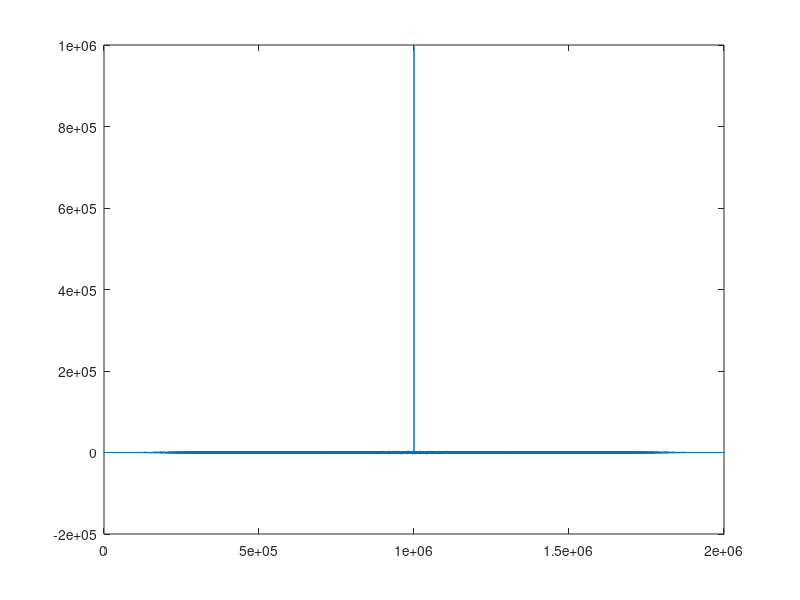

Here is the MATLAB script that generated this plot: (Note: this script raises an error after producing the figure.)
% Energy Signal
Fs=10;            % Sampling Frequency
Ts=1/Fs;          % Sampling Time
t = [0:Ts:2*pi];  % Times at which to sample the sine function
Wo= 1;            % 1 rad
sigE = sin(Wo*t); % Original signal, a sine wave
Energy = Ts*sum(sigE.^2); % Otra forma (sigE*sigE')*Ts;
Rxx= Ts*xcorr(sigE,sigE); % Autocorrelation of Energy Signal
% Ts*conv(sigE,fliplr(sigE))
plot(Rxx)
%% Power Signal
sigP= randn(1,1e6);
Power = (sigP*sigP')/numel(sigP);
Rxx = xcorr(sigP,sigP);
plot(Rxx)
histogram(sigP,'Normalization','pdf');

%%
%ejemplo como pa tarea jijij

%Grafique el espectro de un pulso cuadrado
Fs = 100;
Ts = 1/Fs;
t = 0:Ts:1;
x = zeros(1,length(t));
x( (t>=0.4) & (t<0.6) ) = 1;
title('Pulso cuadrado, duración = 0.2s');
% Analice el Ancho de Banda (según criterios)

wvtool(x)%windows view tool
% caida 3 db en freq 0.03125*Fs/2

%%
%SEÑALES DE POTENCIA 
% Power Signal
sigP= randn(1,1e6);
Power = (sigP*sigP')/numel(sigP);
Rxx = xcorr(sigP,sigP);
plot(Rxx)
histogram(sigP,'Normalization','pdf'); 
%Eestimar la densidad de potencia con
pwelch(x,500,300,500,Fs,'power')


